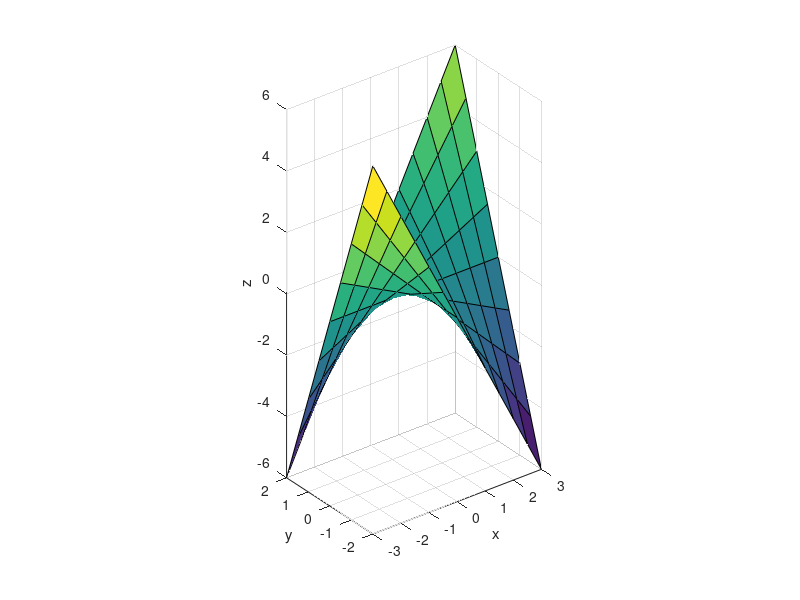

Here is the MATLAB script that generated this plot:
% MATLAB initialisieren:
clear all; clc; format compact; format short g;

% Parameter:
x_0=-3; x_E=3; y_0=-2; y_E=2; N_x=13; N_y=9; fig=1;

% Funktion:
f=@(x,y)x.*y;

% Daten:
x_data=linspace(x_0,x_E,N_x);
y_data=linspace(y_0,y_E,N_y);

[x_grid,y_grid]=meshgrid(x_data,y_data);
f_grid=f(x_grid,y_grid);
% Surface_Plot:
surf(x_grid,y_grid,f_grid);
xlabel('x');ylabel('y');zlabel('z');
grid on; axis('image')
